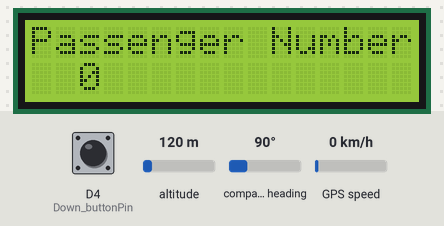
Simulated run of this sketch. Board: ESP8266 (NodeMCU). Shown: 16×2 character LCD. The inputs (shaded band) are chosen by the test bench; at power-on: D4 (Down_buttonPin) HIGH, altitude 120 m, compass heading 90°, GPS speed 0 km/h. WiFi joins after 1.5 s; servers stay silent unless stated; uploads are accepted with an empty reply; the GPS gets a fix after 3 s at 37.7749, -122.4194 with 8 satellites; what the sketch prints to the serial monitor is not drawn.

Above: at 0.1 s.
At 1.7 s:
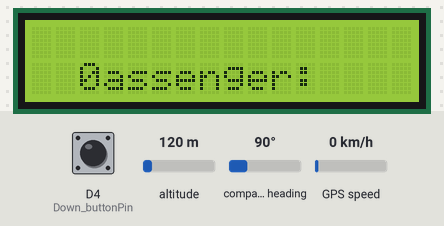
At 3.8 s:
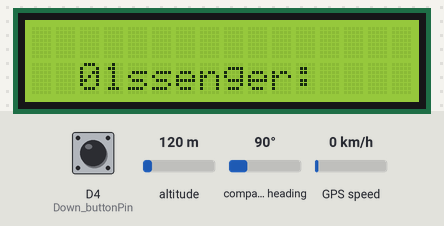
At 15.2 s:
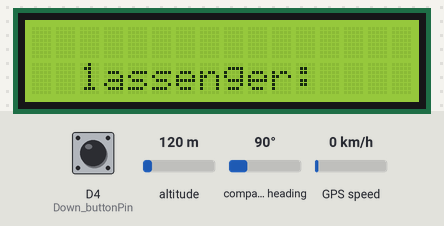

Measured:
- what the display in image 1 shows lasts 2.1 s, from 1.6 s to 3.7 s
- what the display in image 2 shows lasts 11.4 s, from 3.7 s to 15.1 s

The sketch:

bus_loc_with_nodemcu.ino
```cpp
#include "TinyGPS++.h"
#include "SoftwareSerial.h"
#include <Wire.h>
#include <LiquidCrystal_I2C.h>
#include <ESP8266WiFi.h>
SoftwareSerial serial_connection(D8, D7); //RX=pin 11, TX=pin 10
TinyGPSPlus gps;//This is the GPS object that will pretty much do all the grunt work with the NMEA data


const char* ssid     = "404 Network Unavailable";
const char* password = "*+3wrasm!";

const char* host = "rakibsarwar3.000webhostapp.com";
const byte LCDcolumns = 16;
const byte LCDrows = 2;

// 0x27 is the default address. Is your address 0x3F - if so, change  to 0x3F
LiquidCrystal_I2C lcd(0x27, LCDcolumns, LCDrows);


// this constant won't change:
const int  Up_buttonPin   = D3;    // the pin that the pushbutton is attached to
const int  Down_buttonPin = D4 ;

// Variables will change:
int buttonPushCounter = 0;   // counter for the number of button presses
int up_buttonState = 0;         // current state of the up button
int up_lastButtonState = 0;     // previous state of the up button
int down_buttonState = 0;         // current state of the up button
int down_lastButtonState = 0;     // previous state of the up button
bool bPress = false;
int pass,la,lo;
String type= "student";
String no ="0017";
String des ="kumira";
int stat=1;

void setup()
{
  Serial.begin(9600);//This opens up communications to the Serial monitor in the Arduino IDE
  serial_connection.begin(9600);//This opens up communications to the GPS
  Serial.println("GPS Start");//Just show to the monitor that the sketch has started
pinMode( Up_buttonPin , INPUT_PULLUP);
 pinMode( Down_buttonPin , INPUT_PULLUP);
  lcd.init();
   lcd.backlight();
  lcd.setCursor(0,0);
  lcd.print("Passenger Number:");
  lcd.setCursor(2,1);
  lcd.print(buttonPushCounter);
Serial.print("Connecting to ");
  Serial.println(ssid);

    WiFi.mode(WIFI_STA);
  WiFi.begin(ssid, password);

  while (WiFi.status() != WL_CONNECTED) {
    delay(500);
    Serial.print(".");
  }

  Serial.println("");
  Serial.println("WiFi connected");
  Serial.println("IP address: ");
  Serial.println(WiFi.localIP());
}


void loop()
{
  while(serial_connection.available())//While there are characters to come from the GPS
  {
    gps.encode(serial_connection.read());//This feeds the serial NMEA data into the library one char at a time
  }
  if(gps.location.isUpdated())//This will pretty much be fired all the time anyway but will at least reduce it to only after a package of NMEA data comes in
  {
    //Get the latest info from the gps object which it derived from the data sent by the GPS unit
    Serial.println("Satellite Count:");
    Serial.println(gps.satellites.value());
    Serial.println("Latitude:");
    Serial.println(gps.location.lat(), 2);

    Serial.println("Longitude:");
    Serial.println(gps.location.lng(), 2);

    Serial.println("Speed MPH:");
    Serial.println(gps.speed.mph());
    Serial.println("Altitude Feet:");
    Serial.println(gps.altitude.feet());
    Serial.println("Passenger");
    Serial.println(buttonPushCounter);
    Serial.println("");


  checkUp();
     checkDown();

    if( bPress){
       bPress = false;

   }


Serial.print("connecting to ");
  Serial.println(host);

  // Use WiFiClient class to create TCP connections
  WiFiClient client;
  const int httpPort = 80;
  if (!client.connect(host, httpPort)) {
    Serial.println("connection failed");
    return;
  }

  // We now create a URI for the request
  String url = "/bustest/bustest.php?";
  url += "lat=";
  url += gps.location.lat();
  url += "&lng=";
  url += gps.location.lng();
  url += "&speed=";
  url += gps.speed.mph();
  url += "&pass=";
  url += buttonPushCounter;
  url += "&type=";
  url += type;
  url += "&no=";
  url += no;
   url += "&des=";
  url += des;
   url += "&stat=";
  url += stat;


  Serial.print("Requesting URL: ");
  Serial.println(url);

  // This will send the request to the server
  client.print(String("GET ") + url + " HTTP/1.1\r\n" +
               "Host: " + host + "\r\n" +
               "Connection: close\r\n\r\n");
  unsigned long timeout = millis();
  while (client.available() == 0) {
    if (millis() - timeout > 5000) {
      Serial.println(">>> Client Timeout !");
      client.stop();
      return;
    }
  }

  // Read all the lines of the reply from server and print them to Serial
  while (client.available()) {
    String line = client.readStringUntil('\r');
    //Serial.print(line);
      Serial.println();


  }

  Serial.println();
  Serial.println("closing connection");

  delay(10000);


}
      lcd.clear();
      lcd.setCursor(2,1 );
      lcd.print("Passenger: ");
      lcd.setCursor(2,2);
      lcd.print(buttonPushCounter);

}
void checkUp()
{
  up_buttonState = digitalRead(Up_buttonPin);

  // compare the buttonState to its previous state
  if (up_buttonState != up_lastButtonState) {
    // if the state has changed, increment the counter
    if (up_buttonState == LOW||up_buttonState == HIGH  ) {
        bPress = true;
      // if the current state is HIGH then the button went from off to on:
      buttonPushCounter++;
  //    lcd.clear();
//lcd.print("Pessenger:");
//delay(2000);
//lcd.setCursor(2,1);


      Serial.println("on");
      Serial.print("number of button pushes: ");
     lcd.print(buttonPushCounter);
    buttonPushCounter;
      Serial.println(buttonPushCounter);
    } else {
      // if the current state is LOW then the button went from on to off:
      Serial.println("off");
    }
    // Delay a little bit to avoid bouncing
    delay(50);
  }
  // save the current state as the last state, for next time through the loop
  up_lastButtonState = up_buttonState;
}

void checkDown()
{
  down_buttonState = digitalRead(Down_buttonPin);

  // compare the buttonState to its previous state
  if (down_buttonState != down_lastButtonState) {
    // if the state has changed, increment the counter
    if (down_buttonState == LOW) {
        bPress = true;
      // if the current state is HIGH then the button went from off to on:
      buttonPushCounter--;

      Serial.println("on");
      Serial.print("number of button pushes: ");
      Serial.println(buttonPushCounter);
    } else {
      // if the current state is LOW then the button went from on to off:
      Serial.println("off");
    }
    // Delay a little bit to avoid bouncing
    delay(50);
  }
  // save the current state as the last state, for next time through the loop
  down_lastButtonState = down_buttonState;
}
```
